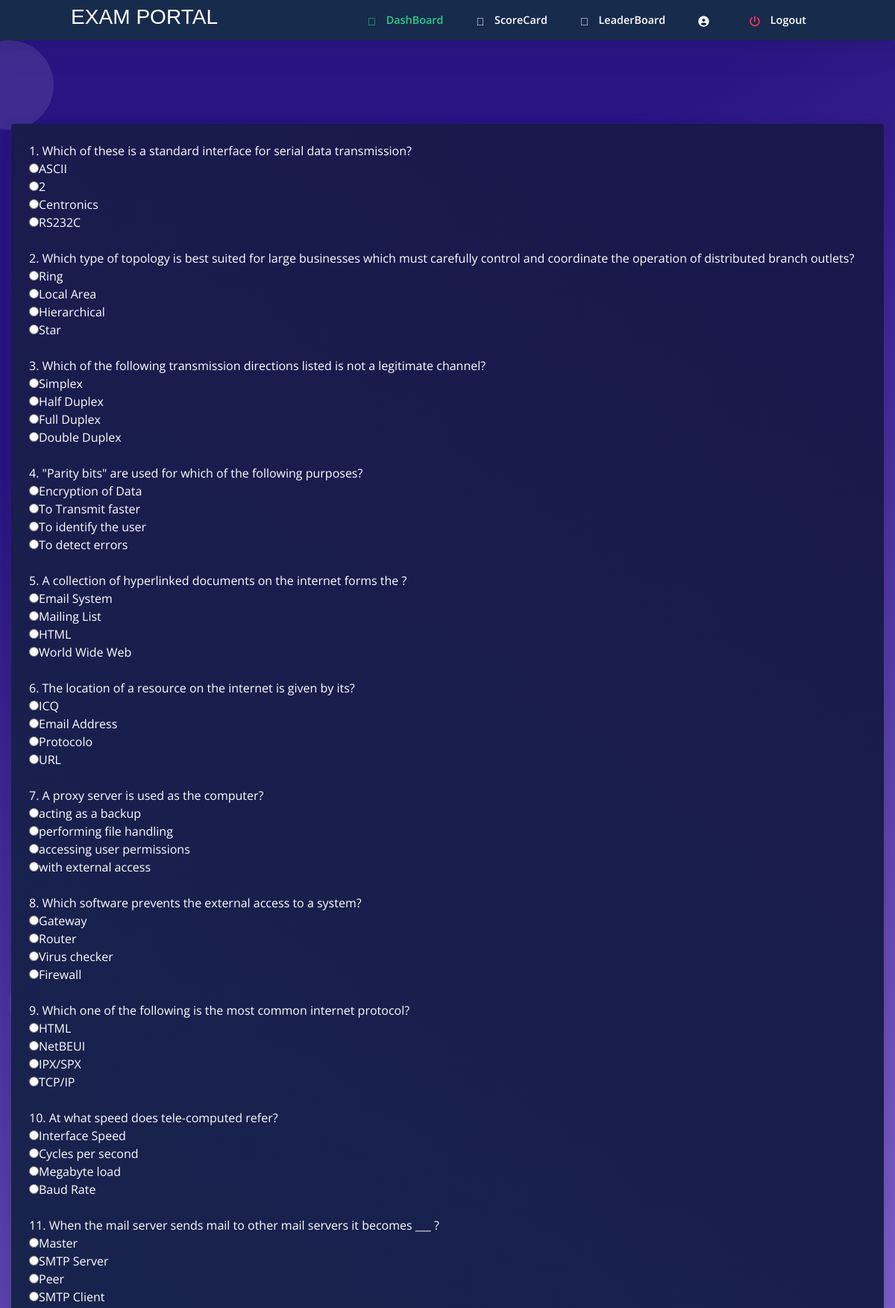
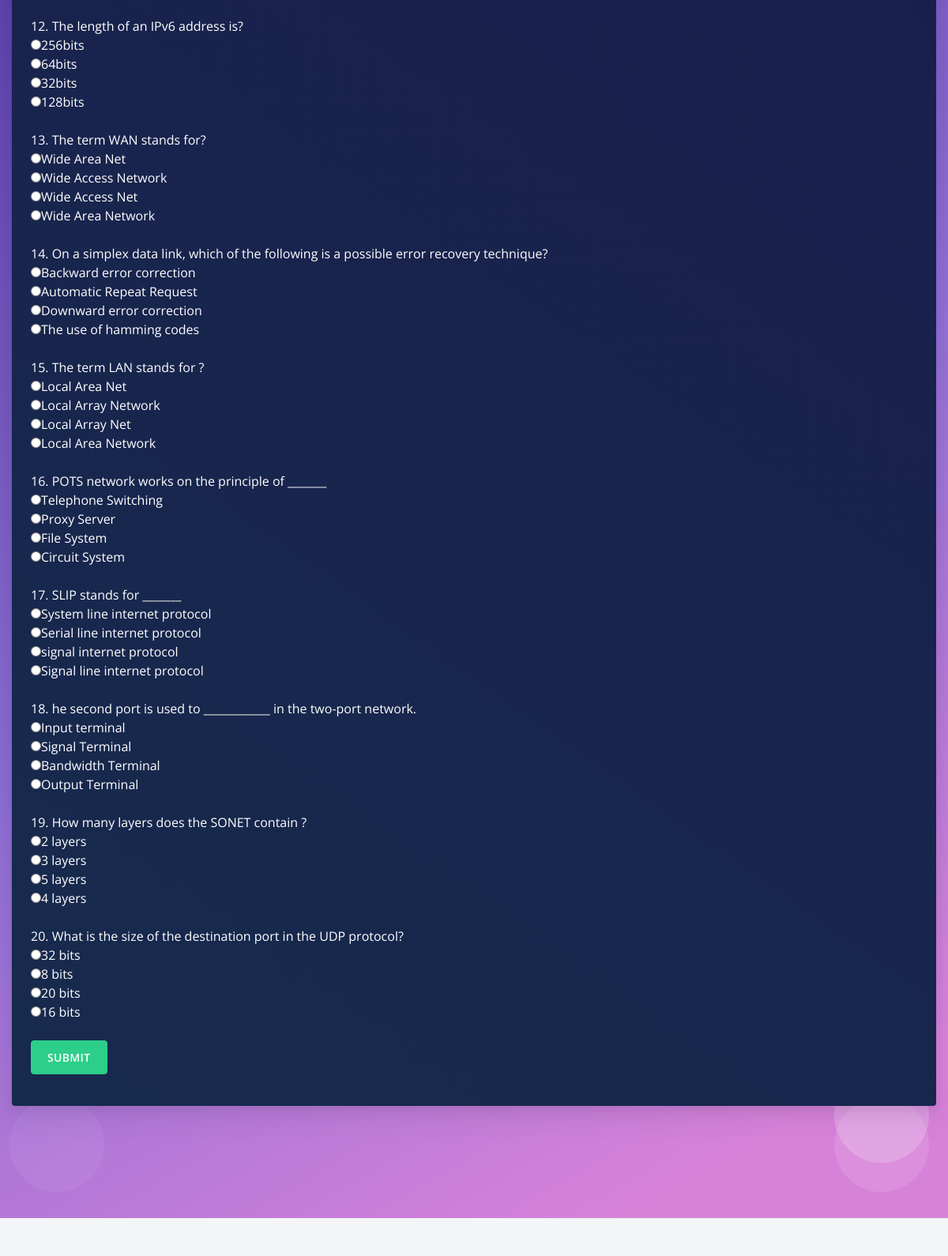
Screenshot of /takeq.php?qid=36 with the database file from the repository (2 pictures, top to bottom).
### tables this page shows
CREATE TABLE `questions` (
  `qs` varchar(200) NOT NULL,
  `op1` varchar(30) NOT NULL,
  `op2` varchar(30) NOT NULL,
  `op3` varchar(30) NOT NULL,
  `answer` varchar(30) NOT NULL,
  `quizid` int(11) NOT NULL,
  `question_id` int(20) NOT NULL
);

### takeq.php (the view, shortened to what this page needs)
<html>
<?php require ("header.php");?>
<?php
require_once 'sql.php';
                $conn = mysqli_connect($host, $user, $ps, $project);if (!$conn) {
    echo "<script>alert(\"Database error retry after some time !\")</script>";
}
?>
  <body class="bg-white" id="top">
    <nav
      id="navbar-main"
      class="
        navbar navbar-main navbar-expand-lg
        bg-default
        navbar-light
        position-sticky
        top-0
        shadow
        py-0
      "
    >
      <div class="container">
        <ul class="navbar-nav navbar-nav-hover align-items-lg-center">
          <li class="nav-item dropdown">
            <a href="index.php" class="navbar-brand mr-lg-5 text-white">
            <h3 style="color: white; font-family:Verdana, Geneva, Tahoma, sans-serif;">Exam Portal</h3>
            </a>
          </li>
        </ul>
        <div class="navbar-collapse collapse bg-default" id="navbar_global">
          <ul class="navbar-nav align-items-lg-center ml-auto">
				 <li class="nav-item">
              <a href="homestud.php" class="nav-link">
                <span class="text-success nav-link-inner--text font-weight-bold"
                  ><i class="text-success fad fa-home"></i> DashBoard</span
                >
              </a>
            </li>
			 <li class="nav-item">
              <a href="studscorecard.php" class="nav-link">
                <span class="text-white nav-link-inner--text font-weight-bold"
                  ><i class="text-white fad fa-poll"></i> ScoreCard</span
                >
              </a>
            </li>
			 <li class="nav-item">
              <a href="studleaderboard.php" class="nav-link">
                <span class="text-white nav-link-inner--text font-weight-bold"
                  ><i class="text-white fad fa-award"></i> LeaderBoard</span
                >
              </a>
            </li>
			 <li class="nav-item">
              <a href="studprofile.php" class="nav-link">
                <span class="text-white nav-link-inner--text font-weight-bold"
                  ><i class="text-white fas fa-user-circle"></i> <?php echo $dbname ?></span
                >
              </a>
            </li>
		   <li class="nav-item">
              <a href="logout.php" class="nav-link">
                <span class="text-white nav-link-inner--text font-weight-bold"
                  ><i class="text-danger fas fa-power-off"></i> Logout</span
                >
              </a>
            </li>
          </ul>
        </div>
      </div>
    </nav>
  <section class="section section-shaped section-lg">
    <div class="shape shape-style-1 shape-primary">
      <span></span>
      <span></span>
      <span></span>
      <span></span>
      <span></span>
      <span></span>
      <span></span>
      <span></span>
      <span></span>
      <span></span>
    </div>
<div class="container-fluid">
<div class="row">
            <div class="col-sm-12 mb-3">
              <div class="card card-body bg-gradient-default text-white mt-3">
<?php
        if(isset($_GET["qid"])){
        $qid=$_GET["qid"];
            $sql ="select * from questions where quizid='{$qid}'";
            $res=mysqli_query($conn,$sql);
            if($res)
            {
                if(mysqli_num_rows($res)==0)
                {
                    echo "No questions found under this quiz please come later";
                }else{
                $i=1;
                $j=0;
                echo "<form method=\"POST\" class=\" form-group\">";
                while ($row = mysqli_fetch_assoc($res)) {
                    echo $i.". ".$row["qs"]."<br>";
                    echo "<input class=\" \" type=\"radio\" value=\"".$j."\" name=\"ans".$i.$j."\">".$row["op1"]."<br>";
                    echo "<input type=\"radio\" value=\"".($j+1)."\" name=\"ans".$i.$j."\">".$row["op2"]."<br>";
                    echo "<input type=\"radio\" value=\"".($j+2)."\"name=\"ans".$i.$j."\">".$row["op3"]."<br>";
                    echo "<input type=\"radio\"value=\"".($j+3)."\" name=\"ans".$i.$j."\">".$row["answer"]."<br><br>";
                    $i++;
                }
                echo "<input id=\"btn\" type=\"submit\" name=\"submit\" value=\"submit\"  class=\" btn btn-success \">";
                echo "</form>";
            }
            }
            else
            {
                echo "error".mysqli_error($conn).".";
            }
     } ?>
                  </div>
                </div>
              </div>
 </div>
 </section>
    <?php require("footer.php");?>
</body>
</html>

### header.php (shortened to what this page needs)
<head>
	<link rel="stylesheet" href="https://stackpath.bootstrapcdn.com/bootstrap/4.3.1/css/bootstrap.min.css">
	<link rel="stylesheet" href="https://pro.fontawesome.com/releases/v5.10.0/css/all.css"/>
  <link href="https://use.fontawesome.com/releases/v5.0.6/css/all.css" rel="stylesheet">
  <link rel="stylesheet" href="assets/css/creativetim.min.css" type="text/css">
</head>

### footer.php (shortened to what this page needs)
<footer class="footer " id="bottom">
</footer>

### rows the page displays
questions: qs "Which of these is a standard interface for serial data transmission?", op1 "ASCII", op2 "2", op3 "Centronics", answer "RS232C"
questions: qs "Which type of topology is best suited for large businesses which must carefully control and coordinate the operation of distributed branch outlets?", op1 "Ring", op2 "Local Area", op3 "Hierarchical", answer "Star"
questions: qs "Which of the following transmission directions listed is not a legitimate channel?", op1 "Simplex", op2 "Half Duplex", op3 "Full Duplex", answer "Double Duplex"
questions: qs "\"Parity bits\" are used for which of the following purposes?", op1 "Encryption of Data", op2 "To Transmit faster", op3 "To identify the user", answer "To detect errors"
questions: qs "A collection of hyperlinked documents on the internet forms the ?", op1 "Email System", op2 "Mailing List", op3 "HTML", answer "World Wide Web"
questions: qs "The location of a resource on the internet is given by its?", op1 "ICQ", op2 "Email Address", op3 "Protocolo", answer "URL"
questions: qs "A proxy server is used as the computer?", op1 "acting as a backup", op2 "performing file handling", op3 "accessing user permissions", answer "with external access"
questions: qs "Which software prevents the external access to a system?", op1 "Gateway", op2 "Router", op3 "Virus checker", answer "Firewall"
questions: qs "Which one of the following is the most common internet protocol?", op1 "HTML", op2 "NetBEUI", op3 "IPX/SPX", answer "TCP/IP"
questions: qs "At what speed does tele-computed refer?", op1 "Interface Speed", op2 "Cycles per second", op3 "Megabyte load", answer "Baud Rate"
questions: qs "When the mail server sends mail to other mail servers it becomes ___ ?", op1 "Master", op2 "SMTP Server", op3 "Peer", answer "SMTP Client"
questions: qs "The length of an IPv6 address is?", op1 "256bits", op2 "64bits", op3 "32bits", answer "128bits"
questions: qs "The term WAN stands for?", op1 "Wide Area Net", op2 "Wide Access Network", op3 "Wide Access Net", answer "Wide Area Network"
questions: qs "On a simplex data link, which of the following is a possible error recovery technique?", op1 "Backward error correction", op2 "Automatic Repeat Request", op3 "Downward error correction", answer "The use of hamming codes"
questions: qs "The term LAN stands for ?", op1 "Local Area Net", op2 "Local Array Network", op3 "Local Array Net", answer "Local Area Network"
questions: qs "POTS network works on the principle of _______", op1 "Telephone Switching", op2 "Proxy Server", op3 "File System", answer "Circuit System"
questions: qs "SLIP stands for _______", op1 "System line internet protocol", op2 "Serial line internet protocol", op3 "signal internet protocol", answer "Signal line internet protocol"
questions: qs "he second port is used to ____________ in the two-port network.", op1 "Input terminal", op2 "Signal Terminal", op3 "Bandwidth Terminal", answer "Output Terminal"
questions: qs "How many layers does the SONET contain ?", op1 "2 layers", op2 "3 layers", op3 "5 layers", answer "4 layers"
questions: qs "What is the size of the destination port in the UDP protocol?", op1 "32 bits", op2 "8 bits", op3 "20 bits", answer "16 bits"
